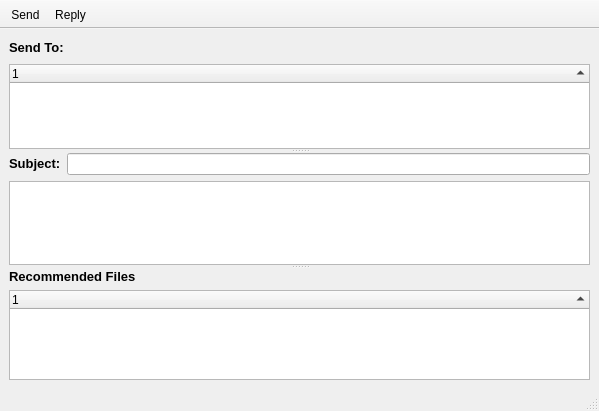
<ui version="4.0" >
 <class>ChanMsgDialog</class>
 <widget class="QMainWindow" name="ChanMsgDialog" >
  <property name="geometry" >
   <rect>
    <x>0</x>
    <y>0</y>
    <width>599</width>
    <height>411</height>
   </rect>
  </property>
  <property name="contextMenuPolicy" >
   <enum>Qt::NoContextMenu</enum>
  </property>
  <property name="windowTitle" >
   <string>Compose</string>
  </property>
  <property name="windowIcon" >
   <iconset resource="../images.qrc" >:/images/folder-draft.png</iconset>
  </property>
  <widget class="QWidget" name="centralwidget" >
   <layout class="QGridLayout" >
    <property name="margin" >
     <number>9</number>
    </property>
    <property name="spacing" >
     <number>6</number>
    </property>
    <item row="0" column="0" >
     <widget class="QSplitter" name="splitter_2" >
      <property name="orientation" >
       <enum>Qt::Vertical</enum>
      </property>
      <widget class="QSplitter" name="splitter" >
       <property name="orientation" >
        <enum>Qt::Vertical</enum>
       </property>
       <widget class="QWidget" name="layoutWidget" >
        <layout class="QGridLayout" >
         <property name="margin" >
          <number>0</number>
         </property>
         <property name="spacing" >
          <number>6</number>
         </property>
         <item row="0" column="0" >
          <widget class="QLabel" name="label_14" >
           <property name="sizePolicy" >
            <sizepolicy>
             <hsizetype>0</hsizetype>
             <vsizetype>0</vsizetype>
             <horstretch>0</horstretch>
             <verstretch>0</verstretch>
            </sizepolicy>
           </property>
           <property name="font" >
            <font>
             <pointsize>10</pointsize>
             <weight>75</weight>
             <bold>true</bold>
            </font>
           </property>
           <property name="text" >
            <string>Send To:</string>
           </property>
          </widget>
         </item>
         <item row="1" column="0" colspan="2" >
          <widget class="QTreeWidget" name="msgSendList" >
           <property name="sizePolicy" >
            <sizepolicy>
             <hsizetype>7</hsizetype>
             <vsizetype>7</vsizetype>
             <horstretch>0</horstretch>
             <verstretch>4</verstretch>
            </sizepolicy>
           </property>
           <property name="sortingEnabled" >
            <bool>true</bool>
           </property>
           <column>
            <property name="text" >
             <string>1</string>
            </property>
           </column>
          </widget>
         </item>
         <item row="0" column="1" >
          <spacer>
           <property name="orientation" >
            <enum>Qt::Horizontal</enum>
           </property>
           <property name="sizeHint" >
            <size>
             <width>421</width>
             <height>20</height>
            </size>
           </property>
          </spacer>
         </item>
        </layout>
       </widget>
       <widget class="QWidget" name="layoutWidget" >
        <layout class="QGridLayout" >
         <property name="margin" >
          <number>0</number>
         </property>
         <property name="spacing" >
          <number>6</number>
         </property>
         <item row="0" column="0" >
          <layout class="QHBoxLayout" >
           <property name="margin" >
            <number>0</number>
           </property>
           <property name="spacing" >
            <number>6</number>
           </property>
           <item>
            <widget class="QLabel" name="label" >
             <property name="font" >
              <font>
               <pointsize>10</pointsize>
               <weight>75</weight>
               <bold>true</bold>
              </font>
             </property>
             <property name="text" >
              <string>&lt;html>&lt;head>&lt;meta name="qrichtext" content="1" />&lt;style type="text/css">
p, li { white-space: pre-wrap; }
&lt;/style>&lt;/head>&lt;body style=" font-family:'MS Shell Dlg 2'; font-size:10pt; font-weight:600; font-style:normal; text-decoration:none;">
&lt;p style=" margin-top:0px; margin-bottom:0px; margin-left:0px; margin-right:0px; -qt-block-indent:0; text-indent:0px; font-family:'Arial'; font-weight:400;">&lt;span style=" font-weight:600;">Subject:&lt;/span>&lt;/p>&lt;/body>&lt;/html></string>
             </property>
            </widget>
           </item>
           <item>
            <widget class="QLineEdit" name="titleEdit" />
           </item>
          </layout>
         </item>
         <item row="1" column="0" >
          <widget class="QTextEdit" name="msgText" >
           <property name="sizePolicy" >
            <sizepolicy>
             <hsizetype>7</hsizetype>
             <vsizetype>7</vsizetype>
             <horstretch>4</horstretch>
             <verstretch>4</verstretch>
            </sizepolicy>
           </property>
           <property name="textInteractionFlags" >
            <enum>Qt::TextEditorInteraction</enum>
           </property>
          </widget>
         </item>
        </layout>
       </widget>
      </widget>
      <widget class="QWidget" name="layoutWidget" >
       <layout class="QGridLayout" >
        <property name="margin" >
         <number>0</number>
        </property>
        <property name="spacing" >
         <number>6</number>
        </property>
        <item row="0" column="0" >
         <widget class="QLabel" name="label_13" >
          <property name="sizePolicy" >
           <sizepolicy>
            <hsizetype>0</hsizetype>
            <vsizetype>0</vsizetype>
            <horstretch>0</horstretch>
            <verstretch>0</verstretch>
           </sizepolicy>
          </property>
          <property name="font" >
           <font>
            <pointsize>10</pointsize>
            <weight>75</weight>
            <bold>true</bold>
           </font>
          </property>
          <property name="text" >
           <string>Recommended Files</string>
          </property>
         </widget>
        </item>
        <item row="1" column="0" >
         <widget class="QTreeWidget" name="msgFileList" >
          <property name="sizePolicy" >
           <sizepolicy>
            <hsizetype>7</hsizetype>
            <vsizetype>7</vsizetype>
            <horstretch>0</horstretch>
            <verstretch>0</verstretch>
           </sizepolicy>
          </property>
          <property name="sortingEnabled" >
           <bool>true</bool>
          </property>
          <column>
           <property name="text" >
            <string>1</string>
           </property>
          </column>
         </widget>
        </item>
       </layout>
      </widget>
     </widget>
    </item>
   </layout>
  </widget>
  <widget class="QMenuBar" name="menubar" >
   <property name="geometry" >
    <rect>
     <x>0</x>
     <y>0</y>
     <width>599</width>
     <height>24</height>
    </rect>
   </property>
  </widget>
  <widget class="QStatusBar" name="statusbar" />
  <widget class="QToolBar" name="toolBar" >
   <property name="contextMenuPolicy" >
    <enum>Qt::NoContextMenu</enum>
   </property>
   <property name="movable" >
    <bool>false</bool>
   </property>
   <property name="orientation" >
    <enum>Qt::Horizontal</enum>
   </property>
   <property name="toolButtonStyle" >
    <enum>Qt::ToolButtonTextUnderIcon</enum>
   </property>
   <attribute name="toolBarArea" >
    <number>4</number>
   </attribute>
   <addaction name="actionSend" />
   <addaction name="actionReply" />
  </widget>
  <action name="actionSend" >
   <property name="icon" >
    <iconset resource="../images.qrc" >:/images/send24.png</iconset>
   </property>
   <property name="text" >
    <string>Send</string>
   </property>
  </action>
  <action name="actionReply" >
   <property name="icon" >
    <iconset resource="../images.qrc" >:/images/replymail24.png</iconset>
   </property>
   <property name="text" >
    <string>Reply</string>
   </property>
  </action>
 </widget>
 <tabstops>
  <tabstop>msgSendList</tabstop>
  <tabstop>titleEdit</tabstop>
  <tabstop>msgText</tabstop>
  <tabstop>msgFileList</tabstop>
 </tabstops>
 <resources>
  <include location="../images.qrc" />
 </resources>
 <connections/>
</ui>
